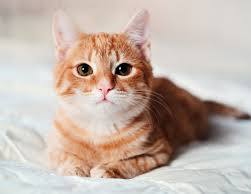
#> input picture photos/cat.jpeg, 251 x 194 px, found by its file name
$ python basic.py
#> lines starting #> are read from the running program, lines starting #| are printed output that depends on the picture
# [74 lines of commented-out code are left out]
import cv2 as cv
import os
path_of_photos ="C:\Opencv\photos"
image_name ="\cat.jpeg"
img = cv.imread(path_of_photos+image_name)
#> img is the input picture: shape (194, 251, 3); mean B, G, R 171.8, 181.3, 197.3
# [8 lines of commented-out code are left out]
resized=cv.resize(img,(700,700),interpolation=cv.INTER_CUBIC)
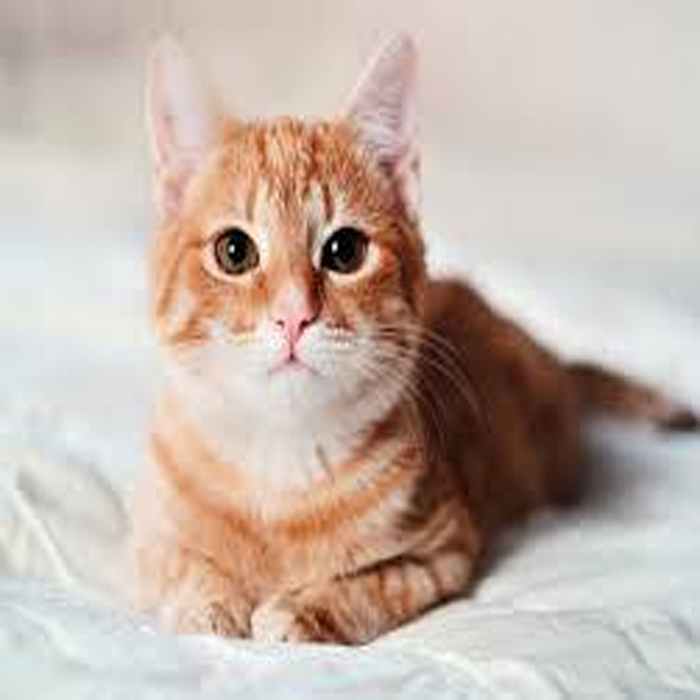
#> resized: shape (700, 700, 3); mean B, G, R 171.8, 181.3, 197.3
cv.imshow('resized',resized)
Cropped = img[100:300, 200:700]
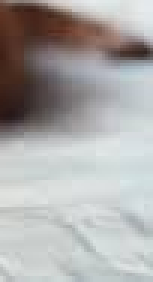
#> Cropped: shape (94, 51, 3) (shown 3 times larger); mean B, G, R 168.4, 169.3, 171.2
cv.imshow('Cropped',Cropped)
cv.waitKey(0)

$ run again, with photos/lady.jpg copied over photos/cat.jpeg
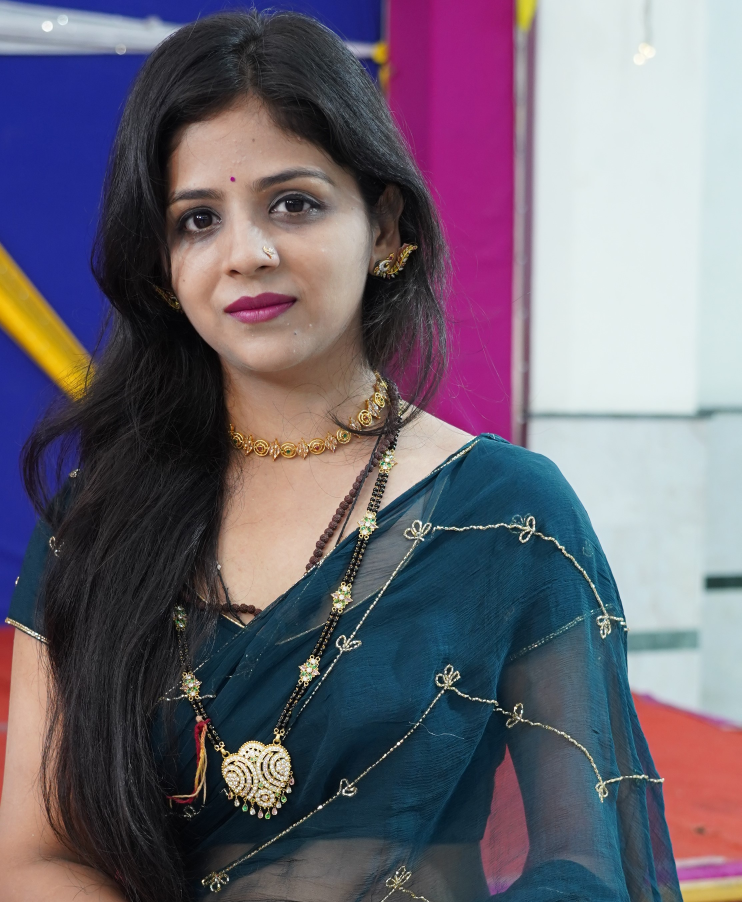
#> input picture photos/lady.jpg, 2224 x 2706 px, found by its file name (shown at 1/3 size)
#> img is the input picture: shape (2706, 2224, 3); mean B, G, R 114.6, 101.6, 108.4
#> `resized=cv.resize(img,(700,700),interpolation=cv.INTER_CUBIC)`:
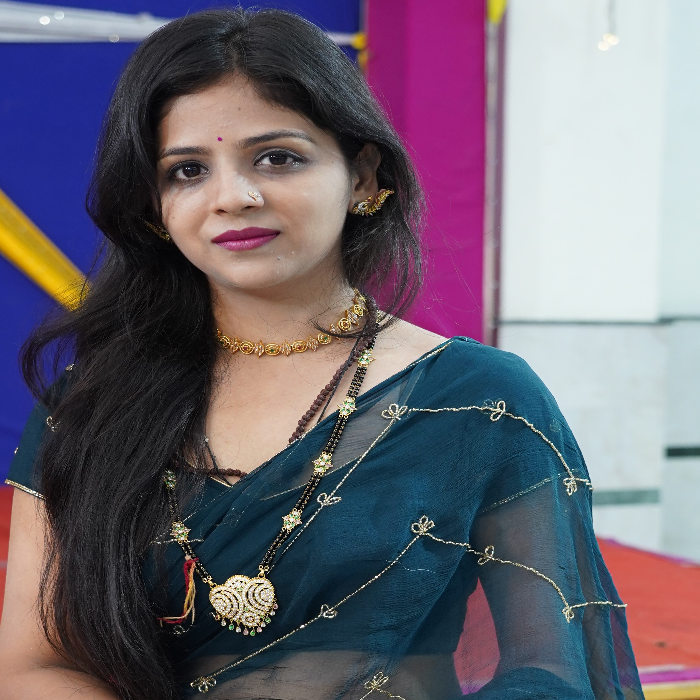
#> resized: shape (700, 700, 3); mean B, G, R 114.6, 101.6, 108.4
#> `Cropped = img[100:300, 200:700]`:
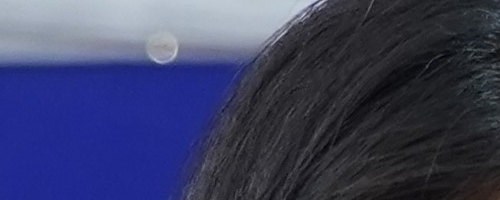
#> Cropped: shape (200, 500, 3); mean B, G, R 98, 63.6, 59.6

$ run again, with photos/food grains.jpeg copied over photos/cat.jpeg
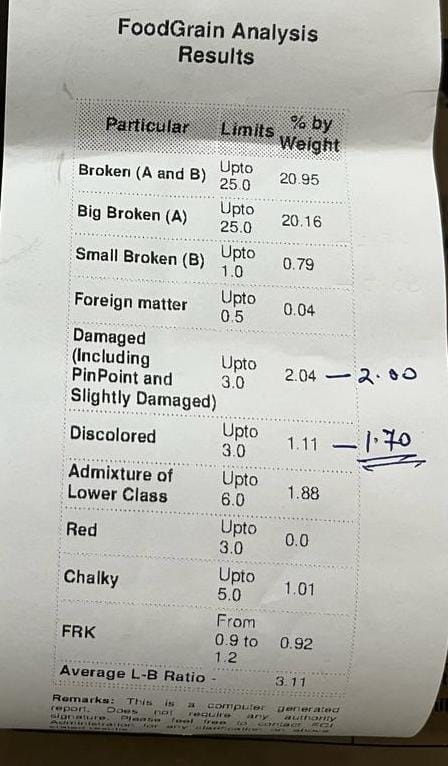
#> input picture photos/food grains.jpeg, 448 x 766 px, found by its file name
#> img is the input picture: shape (766, 448, 3); mean B, G, R 173.7, 179.8, 179.6
#> `resized=cv.resize(img,(700,700),interpolation=cv.INTER_CUBIC)`:
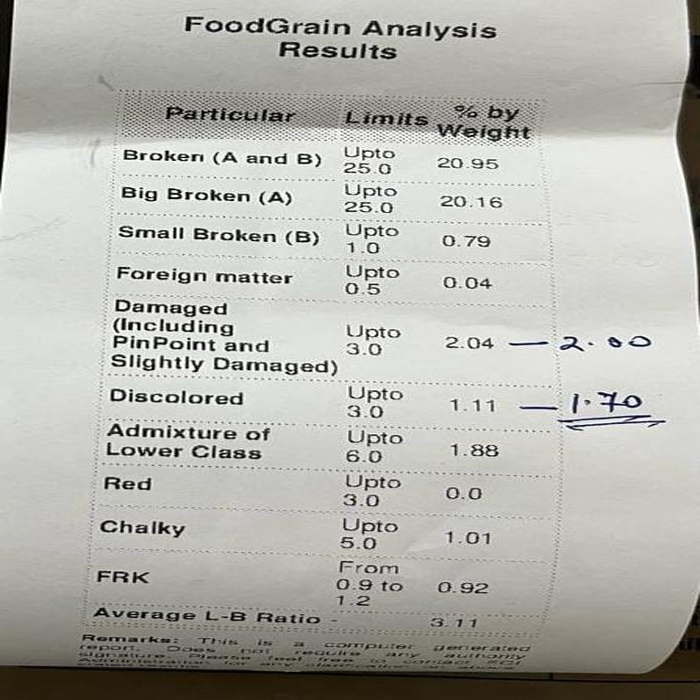
#> resized: shape (700, 700, 3); mean B, G, R 173.7, 179.8, 179.6
#> `Cropped = img[100:300, 200:700]`:
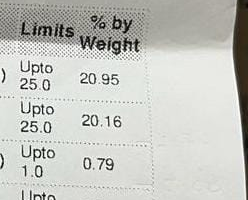
#> Cropped: shape (200, 248, 3); mean B, G, R 192.7, 198.2, 197
